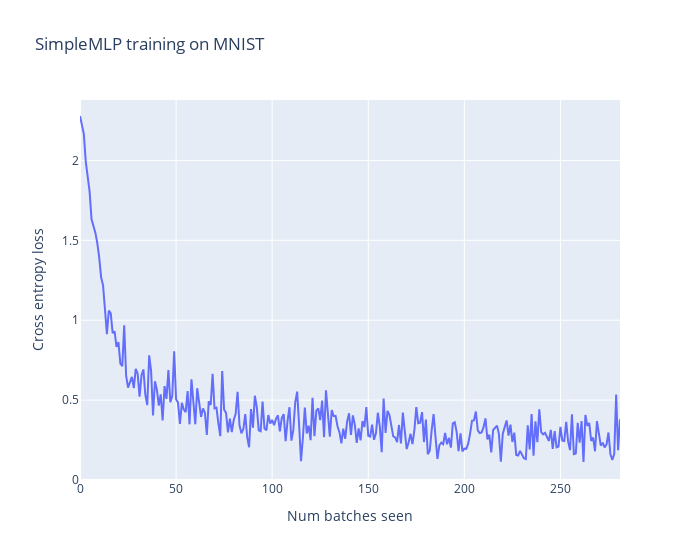

The notebook cell saved with this chart:
### Markdown cell above
Difficulty: 🔴🔴🔴⚪⚪
Importance: 🔵🔵🔵🔵🔵

You should spend up to ~20 minutes on this exercise.

It is very important that you understand training loops and how they work, because we'll be doing a lot of model training in this way.

### Code cell
@dataclass
class SimpleMLPTrainingArgs():
    '''
    Defining this class implicitly creates an __init__ method, which sets arguments as 
    given below, e.g. self.batch_size = 64. Any of these arguments can also be overridden
    when you create an instance, e.g. args = SimpleMLPTrainingArgs(batch_size=128).
    '''
    batch_size: int = 64
    epochs: int = 3
    learning_rate: float = 1e-3
    subset: int = 10


def train(args: SimpleMLPTrainingArgs):
    '''
    Trains the model, using training parameters from the `args` object.
    '''
    model = SimpleMLP().to(device)

    mnist_trainset, mnist_testset = get_mnist(subset=args.subset)
    mnist_trainloader = DataLoader(mnist_trainset, batch_size=args.batch_size, shuffle=True)
    mnist_testloader = DataLoader(mnist_testset, batch_size=args.batch_size)

    optimizer = t.optim.Adam(model.parameters(), lr=args.learning_rate)
    loss_list = []

    for epoch in tqdm(range(args.epochs)):
        for imgs, labels in mnist_trainloader:
            imgs = imgs.to(device)
            labels = labels.to(device)
            logits = model(imgs)
            loss = F.cross_entropy(logits, labels)
            loss.backward()
            optimizer.step()
            optimizer.zero_grad()
            loss_list.append(loss.item()) 
        # validate here
        validated = 0
        total_data = 0
        for imgs, lbl in mnist_testloader:
            imgs = imgs.to(device)
            lbl = lbl.to(device)
            logits = model(imgs)
            predicted_lbl = t.argmax(logits, dim=-1)
            validated += t.sum(predicted_lbl == lbl).item()
            total_data += lbl.shape[0]
        print('Validation loop #{0}: {1} correctly predicted out of {2}. Accuracy: {3}%'.format(epoch, validated, total_data, validated/total_data *100))


    line(
        loss_list, 
        yaxis_range=[0, max(loss_list) + 0.1],
        labels={"x": "Num batches seen", "y": "Cross entropy loss"}, 
        title="SimpleMLP training on MNIST",
        width=700
    )


args = SimpleMLPTrainingArgs()
train(args)

### Figure 1 — Plotly figure (JSON) as saved in the notebook; plotly's stock layout.template omitted (floating-point values rounded to 4 significant figures; data arrays with more than 128 entries replaced by an {"elided": "..."} marker saying what was removed)
{"data": [{"hovertemplate": "Num batches seen=%{x}<br>Cross entropy loss=%{y}<extra></extra>", "legendgroup": "", "line": {"color": "#636efa", "dash": "solid"}, "marker": {"symbol": "circle"}, "mode": "lines", "name": "", "orientation": "v", "showlegend": false, "type": "scatter", "x": {"elided": "282 int values"}, "xaxis": "x", "y": {"elided": "282 float values"}, "yaxis": "y"}], "layout": {"hovermode": "x unified", "legend": {"tracegroupgap": 0}, "title": {"text": "SimpleMLP training on MNIST"}, "width": 700, "xaxis": {"anchor": "y", "domain": [0, 1], "title": {"text": "Num batches seen"}}, "yaxis": {"anchor": "x", "domain": [0, 1], "range": [0, 2.378], "title": {"text": "Cross entropy loss"}}}}
